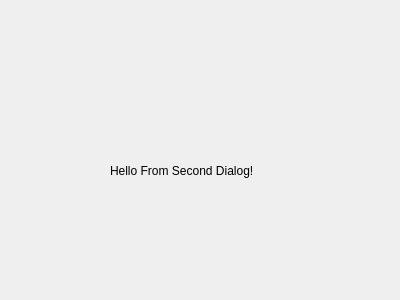
<?xml version="1.0" encoding="UTF-8"?>
<ui version="4.0">
 <class>SecondDialog</class>
 <widget class="QDialog" name="SecondDialog">
  <property name="geometry">
   <rect>
    <x>0</x>
    <y>0</y>
    <width>400</width>
    <height>300</height>
   </rect>
  </property>
  <property name="windowTitle">
   <string>Dialog</string>
  </property>
  <widget class="QLabel" name="label">
   <property name="geometry">
    <rect>
     <x>110</x>
     <y>120</y>
     <width>191</width>
     <height>101</height>
    </rect>
   </property>
   <property name="text">
    <string>Hello From Second Dialog! </string>
   </property>
  </widget>
 </widget>
 <resources/>
 <connections/>
</ui>
